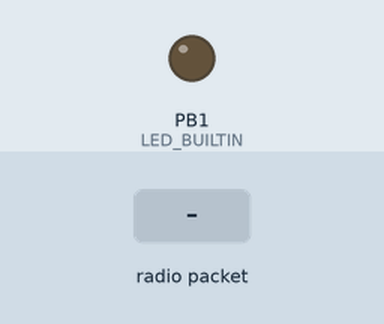
The sketch below on a simulated ATtiny85, built with avr-gcc and run on an emulated ATtiny85. On the bench: output pins drawn as LEDs (lit = HIGH). Inputs (shaded band) come from the test bench. No radio packets arrive unless stated; what the sketch prints to the serial monitor is not drawn.

Above: at 1.2 s.
1.3 s: radio packet "1" arrives
Timing chart, 0 to 4.3 s (numbered marks = the images above; inputs shaded):
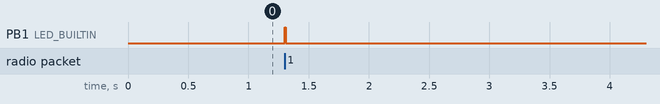

The sketch:

ask_receiver.ino
```cpp
// ask_receiver.pde
// -*- mode: C++ -*-
// Simple example of how to use RadioHead to receive messages
// with a simple ASK transmitter in a very simple way.
// Implements a simplex (one-way) receiver with an Rx-B1 module
// Tested on Arduino Mega, Duemilanova, Uno, Due, Teensy, ESP-12

#include <RH_ASK.h>
#ifdef RH_HAVE_HARDWARE_SPI
#include <SPI.h> // Not actually used but needed to compile
#endif

 RH_ASK driver(2000, 2, 4, 5); // ESP8266 or ESP32: do not use pin 11 or 2
// RH_ASK driver(2000, 3, 4, 0); // ATTiny, RX on D3 (pin 2 on attiny85) TX on D4 (pin 3 on attiny85),
// RH_ASK driver(2000, PD14, PD13, 0); STM32F4 Discovery: see tx and rx on Orange and Red LEDS

void setup()
{
  pinMode(LED_BUILTIN, OUTPUT);
#ifdef RH_HAVE_SERIAL
    Serial.begin(9600);	  // Debugging only
#endif
    if (!driver.init())
#ifdef RH_HAVE_SERIAL
         Serial.println("init failed");
#else
	;
#endif
}

void loop()
{
    uint8_t buf[RH_ASK_MAX_MESSAGE_LEN];
    uint8_t buflen = sizeof(buf);

    if (driver.recv(buf, &buflen)) // Non-blocking
    {
      String rec;
	    // Message with a good checksum received, dump it.
	    driver.printBuffer("Got:", buf, buflen);
      for(int i=0;i<buflen;i++)
      {
        rec+=(char)buf[i];
      }
      Serial.println(rec);
      digitalWrite(LED_BUILTIN, HIGH);   // turn the LED on (HIGH is the voltage level)
      delay(10);                       // wait for a second
      digitalWrite(LED_BUILTIN, LOW);    // turn the LED off by making the voltage LOW
      delay(10);
    }
}
```

Measured:
- after the input at 1.3 s, PB1 (LED_BUILTIN): LOW → HIGH at once, → LOW 0.01 s later
